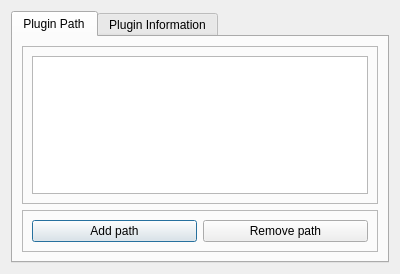
<?xml version="1.0" encoding="UTF-8"?>
<ui version="4.0">
 <class>pluginInformation</class>
 <widget class="QDialog" name="pluginInformation">
  <property name="geometry">
   <rect>
    <x>0</x>
    <y>0</y>
    <width>400</width>
    <height>274</height>
   </rect>
  </property>
  <property name="windowTitle">
   <string>Plugin information</string>
  </property>
  <layout class="QVBoxLayout" name="verticalLayout">
   <item>
    <widget class="QTabWidget" name="tabWidget">
     <property name="currentIndex">
      <number>0</number>
     </property>
     <widget class="QWidget" name="Plugindirectoryies">
      <attribute name="title">
       <string>Plugin Path</string>
      </attribute>
      <layout class="QVBoxLayout" name="verticalLayout_2">
       <item>
        <widget class="QFrame" name="frame">
         <property name="frameShape">
          <enum>QFrame::StyledPanel</enum>
         </property>
         <property name="frameShadow">
          <enum>QFrame::Raised</enum>
         </property>
         <layout class="QVBoxLayout" name="verticalLayout_3">
          <item>
           <widget class="QListView" name="listView"/>
          </item>
         </layout>
        </widget>
       </item>
       <item>
        <widget class="QFrame" name="frame_2">
         <property name="frameShape">
          <enum>QFrame::StyledPanel</enum>
         </property>
         <property name="frameShadow">
          <enum>QFrame::Raised</enum>
         </property>
         <layout class="QHBoxLayout" name="horizontalLayout">
          <item>
           <widget class="QPushButton" name="pushButton">
            <property name="text">
             <string>Add path</string>
            </property>
           </widget>
          </item>
          <item>
           <widget class="QPushButton" name="pushButton_2">
            <property name="text">
             <string>Remove path</string>
            </property>
           </widget>
          </item>
         </layout>
        </widget>
       </item>
      </layout>
     </widget>
     <widget class="QWidget" name="tab_2">
      <attribute name="title">
       <string>Plugin Information</string>
      </attribute>
      <layout class="QVBoxLayout" name="verticalLayout_4">
       <item>
        <widget class="QTextEdit" name="textEdit"/>
       </item>
       <item>
        <widget class="QComboBox" name="comboBox"/>
       </item>
      </layout>
     </widget>
    </widget>
   </item>
  </layout>
 </widget>
 <resources/>
 <connections/>
</ui>
